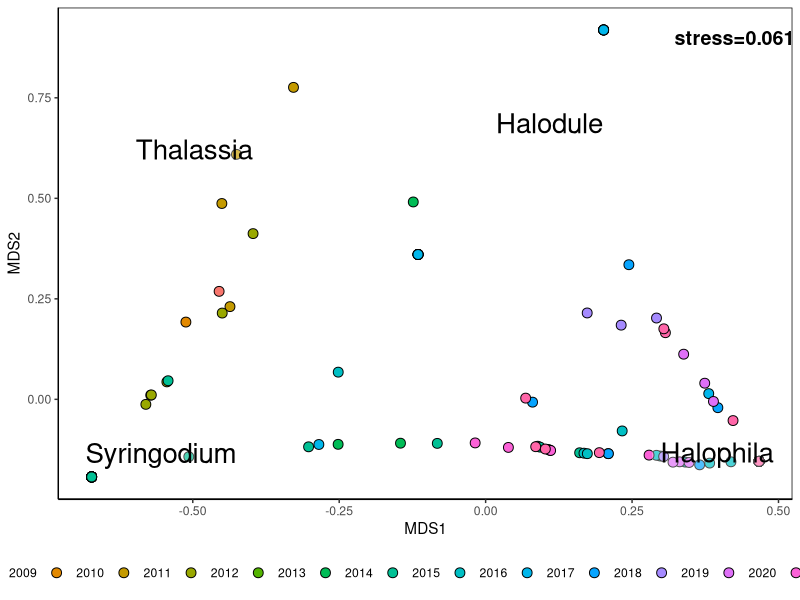
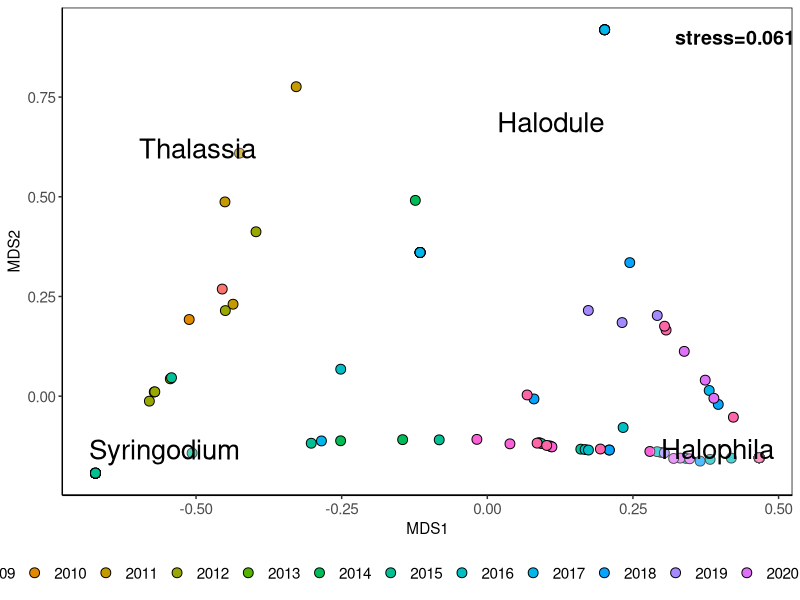
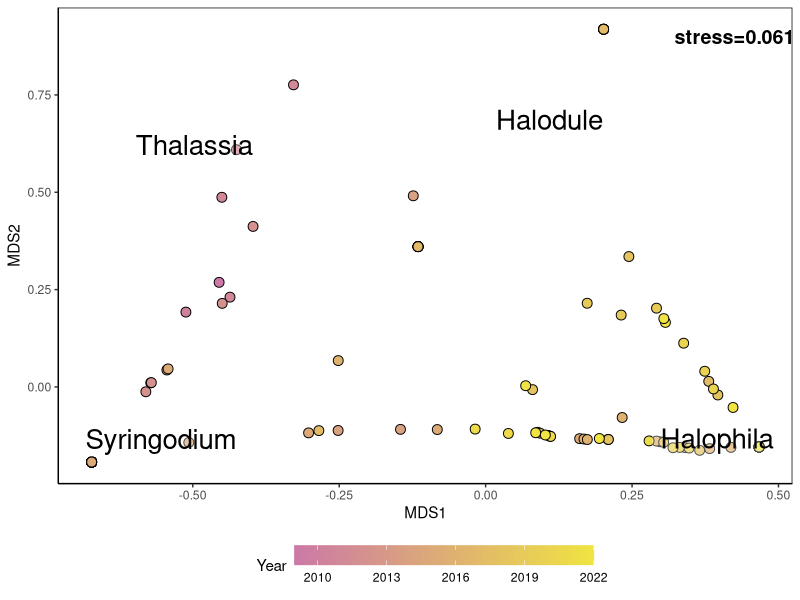
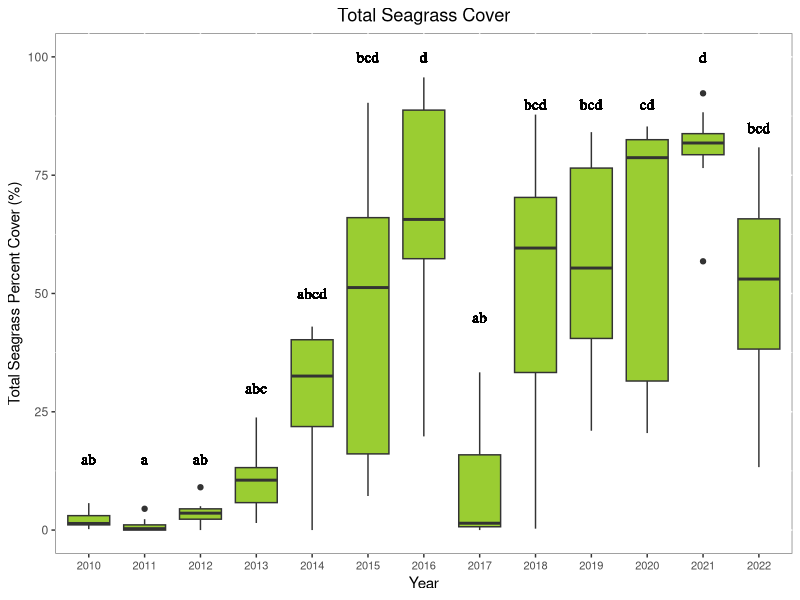
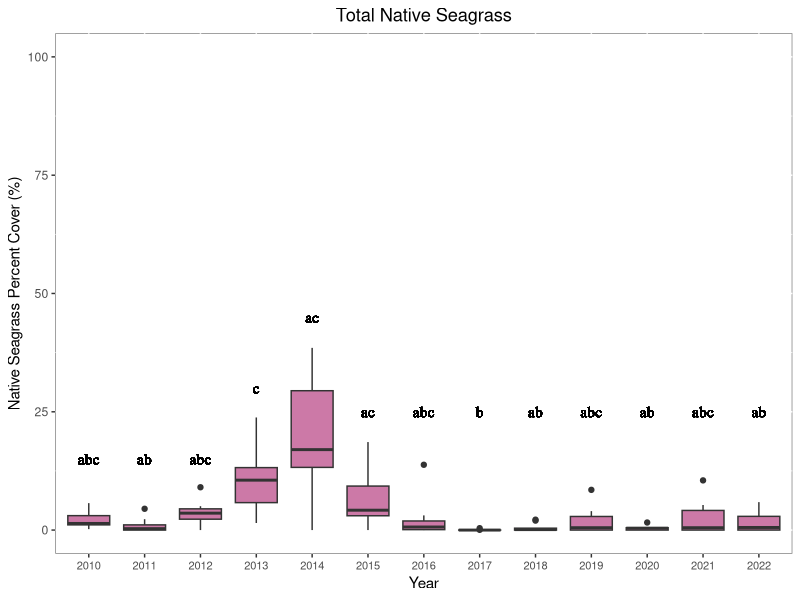
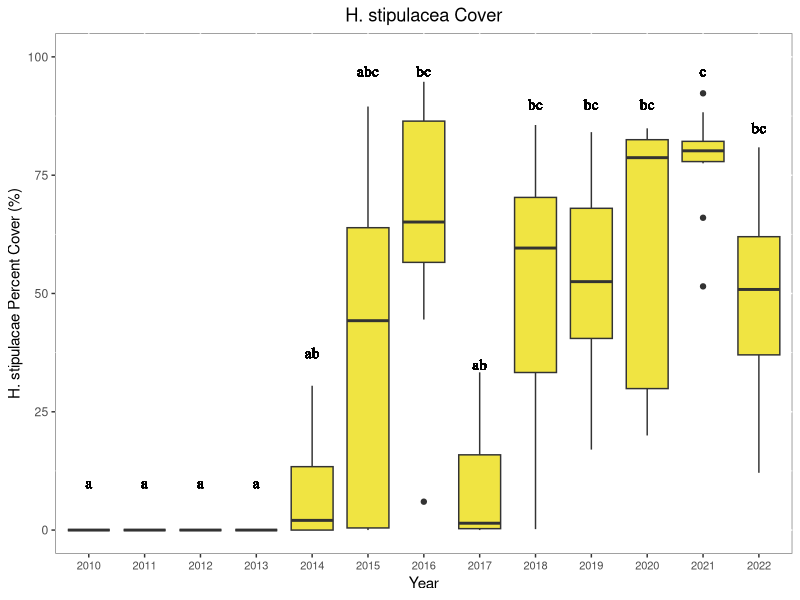
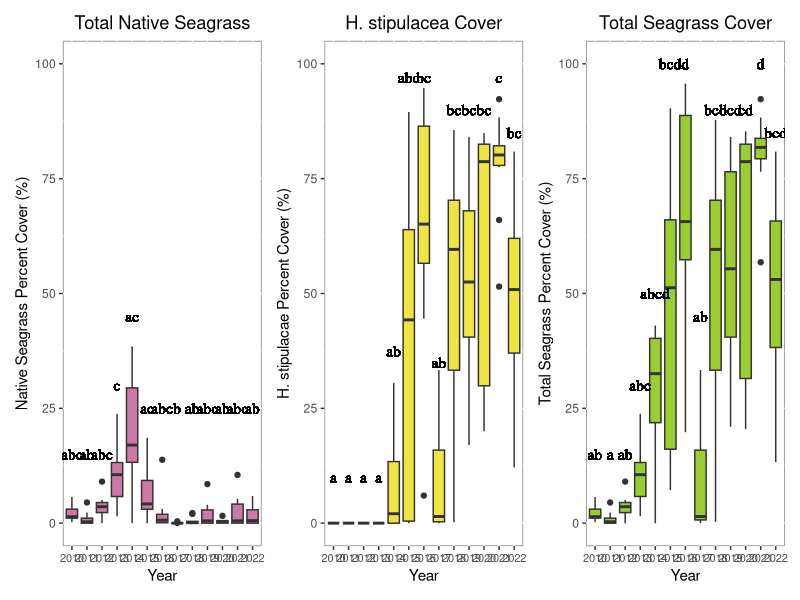
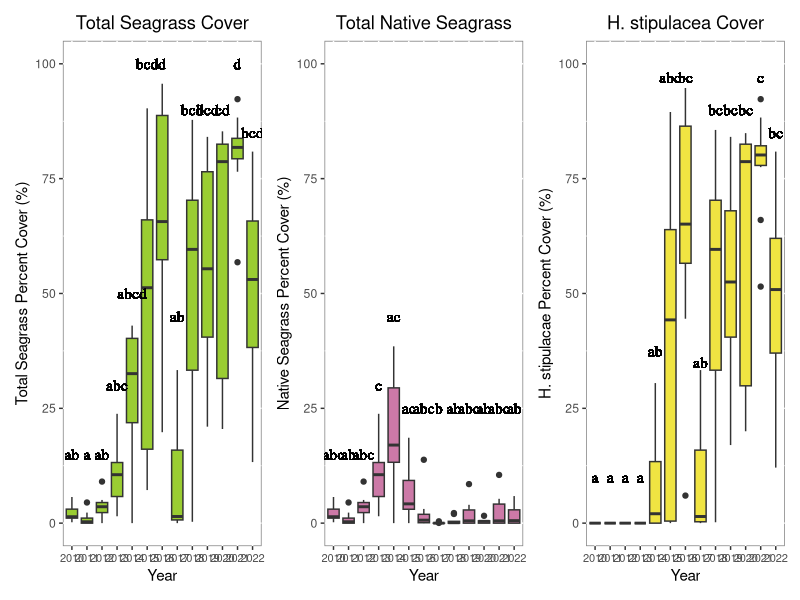

Recreate these plots in R, in order. (Note: this script raises an error after producing the figures.)
## ---- chunk 1
#libraries needed
library(tidyverse)
library(vegan)#nMDS
library(RColorBrewer)#color options for ggplot

#read in csv
seagrass<-read.csv("Data/Historical Seagrass Data.csv")

#there is a blank in 2015 Transect 11, quadrat 10, nothing is recorded for S. filliforme, we replaced it with a zero, likely non of this species observed in this quadrat
seagrass[is.na(seagrass)] <- 0 

#calculate the average percent cover of each seagrass for each transect
avggrass<-seagrass%>%group_by(Year, Transect)%>%
  summarise(Thalassia=mean(T.testudinum),
            Halophila=mean(Halophilastipulacae), 
            Halodule=mean(H.wrightii), 
            Syringodium=mean(S.filiforme))

#make nMDS frame, this includes the year (will pull year locations from here to plot)
GnMDSy<-avggrass%>%select(Thalassia,Halophila,Halodule,Syringodium)

# removing year, to run the nMDS
GnMDS<-GnMDSy[,-1]

#now we run the nMDS
grass_NMDS <- metaMDS(GnMDS, distance = "euclidean",k = 2, trymax = 100)
#Had to use euclidean method instead of bray due to the number of 0s in        the dataset

##pulling the species locations out of the NMDS (x and y)
grass_year <- as.data.frame(grass_NMDS$species)

# this line is pulling the species names and linking them to thier location
grass_year$sp <- rownames(grass_NMDS$species)


##Making a dataframe with the categories (Year)
  grass.cont <- as.data.frame(grass_NMDS$points)
  grass.cont$Year = GnMDSy$Year

#making vectors of the points for each year  
year1 <- grass.cont[grass.cont$Year == 2009, ][chull(grass.cont[grass.cont$Year == 2009, c("MDS1", "MDS2")]), ]

year2 <- grass.cont[grass.cont$Year == 2010, ][chull(grass.cont[grass.cont$Year == 2010, c("MDS1", "MDS2")]), ]

year3 <- grass.cont[grass.cont$Year == 2011, ][chull(grass.cont[grass.cont$Year == 2011, c("MDS1", "MDS2")]), ]

year4 <- grass.cont[grass.cont$Year == 2012, ][chull(grass.cont[grass.cont$Year == 2012, c("MDS1", "MDS2")]), ]

year5 <- grass.cont[grass.cont$Year == 2013, ][chull(grass.cont[grass.cont$Year == 2013, c("MDS1", "MDS2")]), ]

year6 <- grass.cont[grass.cont$Year == 2014, ][chull(grass.cont[grass.cont$Year == 2014, c("MDS1", "MDS2")]), ]

year7 <- grass.cont[grass.cont$Year == 2015, ][chull(grass.cont[grass.cont$Year == 2015, c("MDS1", "MDS2")]), ]

year8 <- grass.cont[grass.cont$Year == 2016, ][chull(grass.cont[grass.cont$Year == 2016, c("MDS1", "MDS2")]), ]

year9 <- grass.cont[grass.cont$Year == 2017, ][chull(grass.cont[grass.cont$Year == 2017, c("MDS1", "MDS2")]), ]

year10 <- grass.cont[grass.cont$Year == 2018, ][chull(grass.cont[grass.cont$Year == 2018, c("MDS1", "MDS2")]), ]

year11 <- grass.cont[grass.cont$Year == 2019, ][chull(grass.cont[grass.cont$Year == 2019, c("MDS1", "MDS2")]), ]

year12 <- grass.cont[grass.cont$Year == 2020, ][chull(grass.cont[grass.cont$Year == 2020, c("MDS1", "MDS2")]), ]

year13 <- grass.cont[grass.cont$Year == 2021, ][chull(grass.cont[grass.cont$Year == 2021, c("MDS1", "MDS2")]), ]

year14 <- grass.cont[grass.cont$Year == 2022, ][chull(grass.cont[grass.cont$Year == 2022, c("MDS1", "MDS2")]), ]

##Bind together to make a dataframe
yeardata <- rbind(year1, year2, year3, year4, year5, year6, year7, year8, year9, year10, year11, year12, year13, year14)


##Plot by Points##
point_plot<-ggplot(grass.cont) + 
  geom_point(aes(x = MDS1, y = MDS2,fill = as.factor(Year)),color= "black", pch=21, size = 3) +
  theme_classic() +
  labs(color = "Year", fill = "Year") +
  guides(color = guide_legend(nrow = 1), fill = guide_legend(nrow = 1)) +
theme(panel.border = element_rect(fill = NA),
legend.position = "bottom")+ 
  geom_label(data = grass_year, aes(x = MDS1, y = MDS2, label = sp), colour = c("black","black","black","black"),label.size = NA, alpha = 0.3, size=7)+annotate(geom="text", x=0.425, y=0.9, label="stress=0.061", fontface="bold", size = unit(5, "pt"))

point_plot


grass.cont$Year<-as.numeric(grass.cont$Year)

#final plot, this makes the labels on the axes larger
sg_newplot<-point_plot+theme(axis.text = element_text(size = 11))+theme(legend.text = element_text(size = 11))

sg_newplot

#this is me messing around to try and see if I can make the seagrass NMDS on a color gradient, which will be easier to understand 

green_palette <- colorRampPalette(c("#CC79A7", "#F0E442"))(14)


point_plot1 <- ggplot(grass.cont) + 
  geom_point(aes(x = MDS1, y = MDS2, fill = as.numeric(Year)), color = "black", pch = 21, size = 3) + 
  theme_classic() + 
  labs(fill = "Year") + 
  guides(fill = guide_colorbar(nrow = 1, barwidth=15, barheight=1)) + 
  scale_fill_gradientn(colors = green_palette) + 
  theme(panel.border = element_rect(fill = NA), 
        legend.position = "bottom") + 
  geom_label(data = grass_year, aes(x = MDS1, y = MDS2, label = sp), colour = "black", label.size = NA, alpha = 0.3, size = 7) + 
  annotate(geom = "text", x = 0.425, y = 0.9, label = "stress=0.061", fontface = "bold", size = unit(5, "pt"))

point_plot1
                  
## ---- chunk 2

library(tidyverse)
library(patchwork)

seagrass<-read.csv("Data/Historical Seagrass Data.csv")

#there is a blank in 2015 Transect 11, quadrat 10, nothing is recorded for S. filliforme, we replaced it with a zero, likely non of this species observed in this quadrat
seagrass[is.na(seagrass)] <- 0 

#calculate the average percent cover of each seagrass for each transect, and remove 2009, due to lack of replication 

avggrass<-seagrass%>%group_by(Year, Transect)%>%
  summarise(Thalassia=mean(T.testudinum), 
            Halophila=mean(Halophilastipulacae), 
            Halodule=mean(H.wrightii), 
            Syringodium=mean(S.filiforme))%>%
  mutate(totalpcov=(Thalassia+Halophila+Halodule+Syringodium), nativecov=(Thalassia+Halodule+Syringodium))%>%
  filter(!Year=="2009")

#make year a factor 
avggrass$Year<-as.factor(avggrass$Year)

#make the plot
Total<-avggrass%>%
  ggplot()+
   geom_boxplot(aes(Year, totalpcov, group=Year),fill="yellowgreen")+
  ylab("Total Seagrass Percent Cover (%)")+
  ggtitle(label="Total Seagrass Cover")+
  ylim(0,100)+
  theme(panel.background = element_rect(fill = "white", colour = "grey50"),plot.title = element_text(hjust = 0.5),axis.text.x = element_text(size = 8))+#no gridlines or grey background
   geom_text(aes(family="serif", fontface="plain"),x= "2010" , y=15, label="ab")+#add second letter
   geom_text(aes(family="serif", fontface="plain"),x= "2011" , y=15, label="a")+
   geom_text(aes(family="serif", fontface="plain"),x= "2012" , y=15, label="ab")+
   geom_text(aes(family="serif", fontface="plain"),x= "2013" , y=30, label="abc")+
   geom_text(aes(family="serif", fontface="plain"),x= "2014" , y=50, label="abcd")+
   geom_text(aes(family="serif", fontface="plain"),x= "2015" , y=100, label="bcd")+
   geom_text(aes(family="serif", fontface="plain"),x= "2016" , y=100, label="d")+
   geom_text(aes(family="serif", fontface="plain"),x= "2017" , y=45, label="ab")+
   geom_text(aes(family="serif", fontface="plain"),x= "2018" , y=90, label="bcd")+
   geom_text(aes(family="serif", fontface="plain"),x= "2019" , y=90, label="bcd")+
   geom_text(aes(family="serif", fontface="plain"),x= "2020" , y=90, label="cd")+
   geom_text(aes(family="serif", fontface="plain"),x= "2021" , y=100, label="d")+
   geom_text(aes(family="serif", fontface="plain"),x= "2022" , y=85, label="bcd")

Total

#Total Native Cover Plot

Native<-avggrass%>%
  ggplot()+
   geom_boxplot(aes(Year, nativecov, group=Year),fill="#CC79A7")+
  ylab("Native Seagrass Percent Cover (%)")+
  ggtitle(label="Total Native Seagrass")+
  ylim(0,100)+
  theme(panel.background = element_rect(fill = "white", colour = "grey50"),plot.title = element_text(hjust = 0.5),axis.text.x = element_text(size = 8))+#no gridlines or grey background
   geom_text(aes(family="serif", fontface="plain"),x= "2010" , y=15, label="abc")+#add second letter
   geom_text(aes(family="serif", fontface="plain"),x= "2011" , y=15, label="ab")+
   geom_text(aes(family="serif", fontface="plain"),x= "2012" , y=15, label="abc")+
   geom_text(aes(family="serif", fontface="plain"),x= "2013" , y=30, label="c")+
   geom_text(aes(family="serif", fontface="plain"),x= "2014" , y=45, label="ac")+
   geom_text(aes(family="serif", fontface="plain"),x= "2015" , y=25, label="ac")+
   geom_text(aes(family="serif", fontface="plain"),x= "2016" , y=25, label="abc")+
   geom_text(aes(family="serif", fontface="plain"),x= "2017" , y=25, label="b")+
   geom_text(aes(family="serif", fontface="plain"),x= "2018" , y=25, label="ab")+
   geom_text(aes(family="serif", fontface="plain"),x= "2019" , y=25, label="abc")+
   geom_text(aes(family="serif", fontface="plain"),x= "2020" , y=25, label="ab")+
   geom_text(aes(family="serif", fontface="plain"),x= "2021" , y=25, label="abc")+
   geom_text(aes(family="serif", fontface="plain"),x= "2022" , y=25, label="ab")

Native 

#Halophila Plot

Halo<-avggrass%>%
  ggplot()+
   geom_boxplot(aes(Year, Halophila, group=Year),fill="#F0E442")+
  ylab("H. stipulacae Percent Cover (%)")+
  ylim(0,100)+
  ggtitle(label="H. stipulacea Cover")+
  theme(panel.background = element_rect(fill = "white", colour = "grey50"),axis.text.x = element_text(size = 8),plot.title = element_text(hjust = 0.5))+#no gridlines or grey background
   geom_text(aes(family="serif", fontface="plain"),x= "2010" , y=10, label="a")+#add second letter
   geom_text(aes(family="serif", fontface="plain"),x= "2011" , y=10, label="a")+
   geom_text(aes(family="serif", fontface="plain"),x= "2012" , y=10, label="a")+
   geom_text(aes(family="serif", fontface="plain"),x= "2013" , y=10, label="a")+
   geom_text(aes(family="serif", fontface="plain"),x= "2014" , y=37.5, label="ab")+
   geom_text(aes(family="serif", fontface="plain"),x= "2015" , y=97, label="abc")+
   geom_text(aes(family="serif", fontface="plain"),x= "2016" , y=97, label="bc")+
   geom_text(aes(family="serif", fontface="plain"),x= "2017" , y=35, label="ab")+
   geom_text(aes(family="serif", fontface="plain"),x= "2018" , y=90, label="bc")+
   geom_text(aes(family="serif", fontface="plain"),x= "2019" , y=90, label="bc")+
   geom_text(aes(family="serif", fontface="plain"),x= "2020" , y=90, label="bc")+
   geom_text(aes(family="serif", fontface="plain"),x= "2021" , y=97, label="c")+
   geom_text(aes(family="serif", fontface="plain"),x= "2022" , y=85, label="bc")

Halo

#patchwork the plots together
PatchPlot<-Native+Halo+Total

PatchPlot

#marilyn feedback reorder
PatchPlot1<-Total+Native+Halo
PatchPlot1

#patchwork hates me 
library(gridExtra)
PatchPlot2<-grid.arrange(Total, Native, Halo, ncol=1)
PatchPlot2

## ---- chunk 3

#remake Logit plots without the equation of the line
halo1<-ggplot(finalanalyze1, aes(x = depth, y = halpres)) +
  geom_jitter(alpha = 0.4, width = 0, height = 0.01) +
  geom_smooth(method = "glm", method.args = list(family=binomial),
              color = "#F0E442") +
  labs(x = "Depth (m)", y = (expression(italic("H. Stipulacea")~ "Presence"))) +
  theme(legend.position = "none", text = element_text(size = 10))+
   theme(panel.background = element_rect(fill = "white", colour = "grey50"),plot.title = element_text(hjust = 0.5))+
  annotate(geom="text", x=17, y=0.75, label="Pseudo R2=0.0485")+
  scale_y_continuous(
    limits = c(0, 1),       # 👈 sets the range from 0 to 1
    breaks = c(0, 1)        # 👈 shows ticks ONLY at 0 and 1
  )


halo1

native1<-ggplot(finalanalyze1, aes(x = depth, y = pres)) +
  geom_jitter(alpha = 0.4, width = 0, height = 0.01) +
  geom_smooth(method = "glm", method.args = list(family=binomial),
              color = "#CC79A7") +
  labs(x = "Depth (m)", y = "Native Seagrass Presence") +
    theme(panel.background = element_rect(fill = "white", colour = "grey50"),plot.title = element_text(hjust = 0.5))+
  theme(legend.position = "none", text = element_text(size = 10))+ #no legend font size 10 
   annotate(geom="text", x=17, y=0.75, label="Pseudo R2=0.2541301")+
  scale_y_continuous(
    limits = c(0, 1),       # 👈 sets the range from 0 to 1
    breaks = c(0, 1)        # 👈 shows ticks ONLY at 0 and 1
  )

native1


logits2<-grid.arrange(halo1,native1, ncol=2)
logits2
## ---- chunk 4

#potentially including this.. potentially not

grass <- read.csv("Data/WeFixedItAnalyzeMe.csv")

##Seagrass
#adding a totalgrass column, sum of all grass present, and calculating the percent of present seagrass that is halophila 
grass<-grass %>% 
  mutate(totalgrass=(grass$PCovHalophila+
                       grass$PCovThalassia+
                       grass$PCovHalodule+
                       grass$PCovSyringodium)) %>% 
  mutate(PerHalTotal=(grass$PCovHalophila/
                        totalgrass))%>%
  mutate(PerNatTotal=(grass$nativecover/grass$totalgrass))

#remove transects that dont have any seagrass
grass<-grass%>%
  filter(totalgrass!=0)

##Make the depth bin categories##
grass<- grass%>% 
       mutate(dhcat = case_when((depth >= 15.0) ~ "deep",
                                (depth <= 15.0 & PerHalTotal == 1.0) ~ "hal",
                                (depth <= 15.0 & PerHalTotal < 1.0) ~ "native" ))
#total number of transects in each category
grasscount<-grass%>%
  group_by(dhcat)%>%
  summarise(count = n())

#barplot problem

bpdata<-grass%>%
  select(dhcat, depth, PerHalTotal, PerNatTotal)%>%
  mutate(addgrass=PerNatTotal+PerHalTotal)%>%
  pivot_longer(cols=c(PerHalTotal,PerNatTotal),names_to="seagrass", values_to = "Cov" )%>%
  ggplot(aes(x=depth, y=Cov, fill=seagrass))+
  geom_col(position="stack", width=0.35)+
  ylim(0,1)+
  xlab("Depth (m)")+
  ylab("Seagrass Proportion")+
  scale_fill_manual(values=c("PerHalTotal"="#56B4E9", "PerNatTotal"="#CC79A7"), labels=c("PerHalTotal"=expression(italic("H. stipulacea")), "PerNatTotal"="Native Seagrass"))+
  labs(fill=NULL)+
  theme_bw()+
  theme( panel.grid.major = element_blank(),
    panel.grid.minor = element_blank()
  )

bpdata

